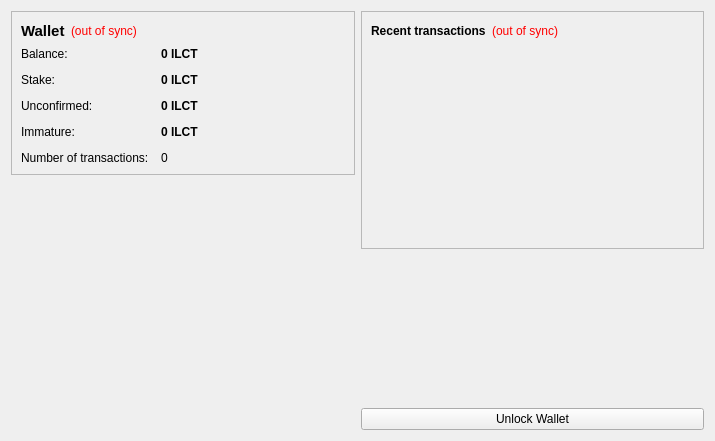
<?xml version="1.0" encoding="UTF-8"?>
<ui version="4.0">
 <class>OverviewPage</class>
 <widget class="QWidget" name="OverviewPage">
  <property name="geometry">
   <rect>
    <x>0</x>
    <y>0</y>
    <width>715</width>
    <height>441</height>
   </rect>
  </property>
  <property name="windowTitle">
   <string>Form</string>
  </property>
  <layout class="QHBoxLayout" name="horizontalLayout" stretch="1,1">
   <item>
    <layout class="QVBoxLayout" name="verticalLayout_2">
     <item>
      <widget class="QFrame" name="frame">
       <property name="frameShape">
        <enum>QFrame::StyledPanel</enum>
       </property>
       <property name="frameShadow">
        <enum>QFrame::Raised</enum>
       </property>
       <layout class="QVBoxLayout" name="verticalLayout_4">
        <item>
         <layout class="QHBoxLayout" name="horizontalLayout_4">
          <item>
           <widget class="QLabel" name="label_5">
            <property name="font">
             <font>
              <pointsize>11</pointsize>
              <weight>75</weight>
              <bold>true</bold>
             </font>
            </property>
            <property name="text">
             <string>Wallet</string>
            </property>
           </widget>
          </item>
          <item>
           <widget class="QLabel" name="labelWalletStatus">
            <property name="toolTip">
             <string>The displayed information may be out of date. Your wallet automatically synchronizes with the Intelcards network after a connection is established, but this process has not completed yet.</string>
            </property>
            <property name="styleSheet">
             <string notr="true">QLabel { color: red; }</string>
            </property>
            <property name="text">
             <string notr="true">(out of sync)</string>
            </property>
            <property name="alignment">
             <set>Qt::AlignLeading|Qt::AlignLeft|Qt::AlignVCenter</set>
            </property>
           </widget>
          </item>
          <item>
           <spacer name="horizontalSpacer_2">
            <property name="orientation">
             <enum>Qt::Horizontal</enum>
            </property>
            <property name="sizeHint" stdset="0">
             <size>
              <width>40</width>
              <height>20</height>
             </size>
            </property>
           </spacer>
          </item>
         </layout>
        </item>
        <item>
         <layout class="QFormLayout" name="formLayout_2">
          <property name="fieldGrowthPolicy">
           <enum>QFormLayout::AllNonFixedFieldsGrow</enum>
          </property>
          <property name="horizontalSpacing">
           <number>12</number>
          </property>
          <property name="verticalSpacing">
           <number>12</number>
          </property>
          <item row="0" column="0">
           <widget class="QLabel" name="label">
            <property name="text">
             <string>Balance:</string>
            </property>
           </widget>
          </item>
          <item row="0" column="1">
           <widget class="QLabel" name="labelBalance">
            <property name="font">
             <font>
              <weight>75</weight>
              <bold>true</bold>
             </font>
            </property>
            <property name="cursor">
             <cursorShape>IBeamCursor</cursorShape>
            </property>
            <property name="toolTip">
             <string>Your current balance</string>
            </property>
            <property name="text">
             <string notr="true">0 ILCT</string>
            </property>
            <property name="textInteractionFlags">
             <set>Qt::LinksAccessibleByMouse|Qt::TextSelectableByKeyboard|Qt::TextSelectableByMouse</set>
            </property>
           </widget>
          </item>
          <item row="1" column="0">
           <widget class="QLabel" name="label_6">
            <property name="text">
             <string>Stake:</string>
            </property>
           </widget>
          </item>
          <item row="1" column="1">
           <widget class="QLabel" name="labelStake">
            <property name="font">
             <font>
              <weight>75</weight>
              <bold>true</bold>
             </font>
            </property>
            <property name="cursor">
             <cursorShape>IBeamCursor</cursorShape>
            </property>
            <property name="toolTip">
             <string>Total of coins that was staked, and do not yet count toward the current balance</string>
            </property>
            <property name="text">
             <string notr="true">0 ILCT</string>
            </property>
            <property name="textInteractionFlags">
             <set>Qt::LinksAccessibleByMouse|Qt::TextSelectableByKeyboard|Qt::TextSelectableByMouse</set>
            </property>
           </widget>
          </item>
          <item row="2" column="0">
           <widget class="QLabel" name="label_3">
            <property name="text">
             <string>Unconfirmed:</string>
            </property>
           </widget>
          </item>
          <item row="2" column="1">
           <widget class="QLabel" name="labelUnconfirmed">
            <property name="font">
             <font>
              <weight>75</weight>
              <bold>true</bold>
             </font>
            </property>
            <property name="cursor">
             <cursorShape>IBeamCursor</cursorShape>
            </property>
            <property name="toolTip">
             <string>Total of transactions that have yet to be confirmed, and do not yet count toward the current balance</string>
            </property>
            <property name="text">
             <string notr="true">0 ILCT</string>
            </property>
            <property name="textInteractionFlags">
             <set>Qt::LinksAccessibleByMouse|Qt::TextSelectableByKeyboard|Qt::TextSelectableByMouse</set>
            </property>
           </widget>
          </item>
          <item row="3" column="0">
           <widget class="QLabel" name="labelImmatureText">
            <property name="text">
             <string>Immature:</string>
            </property>
           </widget>
          </item>
          <item row="3" column="1">
           <widget class="QLabel" name="labelImmature">
            <property name="font">
             <font>
              <weight>75</weight>
              <bold>true</bold>
             </font>
            </property>
            <property name="toolTip">
             <string>Mined balance that has not yet matured</string>
            </property>
            <property name="text">
             <string notr="true">0 ILCT</string>
            </property>
            <property name="textInteractionFlags">
             <set>Qt::LinksAccessibleByMouse|Qt::TextSelectableByKeyboard|Qt::TextSelectableByMouse</set>
            </property>
           </widget>
          </item>
          <item row="4" column="0">
           <widget class="QLabel" name="label_2">
            <property name="text">
             <string>Number of transactions:</string>
            </property>
           </widget>
          </item>
          <item row="4" column="1">
           <widget class="QLabel" name="labelNumTransactions">
            <property name="toolTip">
             <string>Total number of transactions in wallet</string>
            </property>
            <property name="text">
             <string notr="true">0</string>
            </property>
           </widget>
          </item>
         </layout>
        </item>
       </layout>
      </widget>
     </item>
     <item>
      <spacer name="verticalSpacer">
       <property name="orientation">
        <enum>Qt::Vertical</enum>
       </property>
       <property name="sizeHint" stdset="0">
        <size>
         <width>10</width>
         <height>40</height>
        </size>
       </property>
      </spacer>
     </item>
     <item>
      <widget class="QLabel" name="label_6">
       <property name="text">
        <string/>
       </property>
       <property name="pixmap">
        <pixmap resource="../bitcoin.qrc">:/images/backg</pixmap>
       </property>
       <property name="scaledContents">
        <bool>false</bool>
       </property>
       <property name="alignment">
        <set>Qt::AlignCenter</set>
       </property>
       <property name="wordWrap">
        <bool>false</bool>
       </property>
       <property name="margin">
        <number>0</number>
       </property>
       <property name="indent">
        <number>0</number>
       </property>
      </widget>
     </item>
    </layout>
   </item>
   <item>
    <layout class="QVBoxLayout" name="verticalLayout_3">
     <item>
      <widget class="QFrame" name="frame_2">
       <property name="frameShape">
        <enum>QFrame::StyledPanel</enum>
       </property>
       <property name="frameShadow">
        <enum>QFrame::Raised</enum>
       </property>
       <layout class="QVBoxLayout" name="verticalLayout">
        <item>
         <layout class="QHBoxLayout" name="horizontalLayout_2">
          <item>
           <widget class="QLabel" name="label_4">
            <property name="text">
             <string>&lt;b&gt;Recent transactions&lt;/b&gt;</string>
            </property>
           </widget>
          </item>
          <item>
           <widget class="QLabel" name="labelTransactionsStatus">
            <property name="toolTip">
             <string>The displayed information may be out of date. Your wallet automatically synchronizes with the Intelcards network after a connection is established, but this process has not completed yet.</string>
            </property>
            <property name="styleSheet">
             <string notr="true">QLabel { color: red; }</string>
            </property>
            <property name="text">
             <string notr="true">(out of sync)</string>
            </property>
            <property name="alignment">
             <set>Qt::AlignRight|Qt::AlignTrailing|Qt::AlignVCenter</set>
            </property>
           </widget>
          </item>
          <item>
           <spacer name="horizontalSpacer">
            <property name="orientation">
             <enum>Qt::Horizontal</enum>
            </property>
            <property name="sizeHint" stdset="0">
             <size>
              <width>40</width>
              <height>20</height>
             </size>
            </property>
           </spacer>
          </item>
         </layout>
        </item>
        <item>
         <widget class="QListView" name="listTransactions">
          <property name="styleSheet">
           <string notr="true">QListView { background: transparent; }</string>
          </property>
          <property name="frameShape">
           <enum>QFrame::NoFrame</enum>
          </property>
          <property name="verticalScrollBarPolicy">
           <enum>Qt::ScrollBarAlwaysOff</enum>
          </property>
          <property name="horizontalScrollBarPolicy">
           <enum>Qt::ScrollBarAlwaysOff</enum>
          </property>
          <property name="selectionMode">
           <enum>QAbstractItemView::NoSelection</enum>
          </property>
         </widget>
        </item>
       </layout>
      </widget>
     </item>
     <item>
      <spacer name="verticalSpacer_2">
       <property name="orientation">
        <enum>Qt::Vertical</enum>
       </property>
       <property name="sizeHint" stdset="0">
        <size>
         <width>20</width>
         <height>40</height>
        </size>
       </property>
      </spacer>
     </item>
     <item>
      <widget class="QPushButton" name="unlockWalletButton">
       <property name="text">
        <string>Unlock Wallet</string>
       </property>
      </widget>
     </item>
    </layout>
   </item>
  </layout>
 </widget>
 <resources>
  <include location="../bitcoin.qrc"/>
 </resources>
 <connections/>
</ui>
